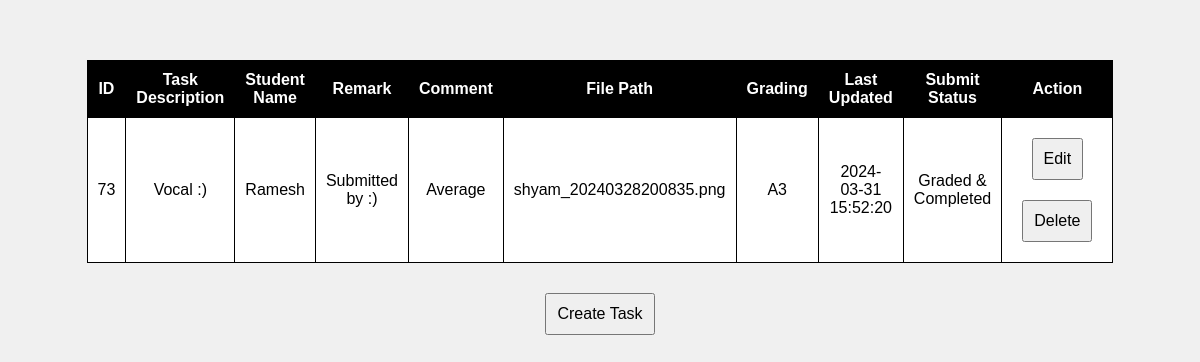
The app's page /admin/indexes/task_index.php, older data.
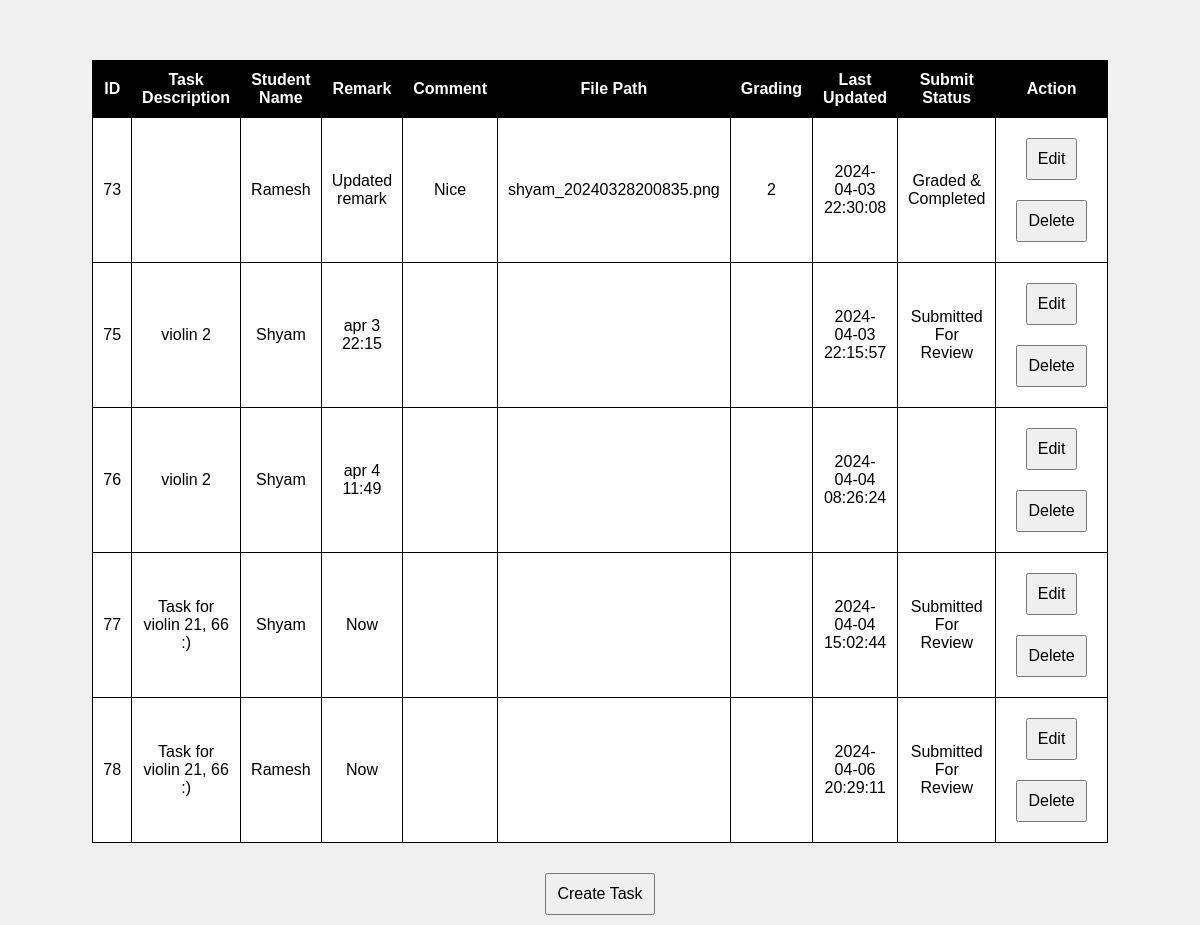
The same page, newer data.
### tables this page shows
CREATE TABLE `tasks` (
  `task_manager_id` int(11) NOT NULL,
  `task_parent_id` int(11) DEFAULT NULL,
  `user_parent_id` int(11) DEFAULT NULL,
  `remark` varchar(255) DEFAULT NULL,
  `comment` varchar(255) DEFAULT NULL,
  `file_path` varchar(255) DEFAULT NULL,
  `grading` varchar(255) DEFAULT NULL,
  `last_updated` varchar(255) DEFAULT NULL,
  `submit_status` enum('Pending','Submitted For Review','Graded & Completed') DEFAULT NULL
);

CREATE TABLE `class_tasks` (
  `task_id` int(11) NOT NULL,
  `task_desc` varchar(255) DEFAULT NULL,
  `course_parent_id` int(11) DEFAULT NULL,
  `date_parent_id` int(11) DEFAULT NULL,
  `task_file` varchar(255) DEFAULT NULL,
  `task_deadline` date DEFAULT NULL,
  `task_status` enum('Active','Inactive') DEFAULT NULL
);

CREATE TABLE `users` (
  `user_id` int(11) NOT NULL,
  `user_name` varchar(255) NOT NULL,
  `user_password` varchar(255) NOT NULL,
  `user_type` enum('Student','Teacher','None') NOT NULL DEFAULT 'None',
  `user_status` enum('Active','Inactive') NOT NULL
);

### admin/indexes/task_index.php (the view, shortened to what this page needs)
<!DOCTYPE html>
<html>
<head>
</head>
<body>
<h2 id="responseMessageTask">&nbsp;</h2>
<div id="updateTableContainerTask">
    <?php
    include("../db.php");
    $sql = "SELECT t.*,
    u.user_name,
    ct.task_desc
    FROM tasks t
    LEFT JOIN users u ON t.user_parent_id = u.user_id
    LEFT JOIN class_tasks ct ON t.task_parent_id = ct.task_id";
    $result = $conn->query($sql);
    if ($result->num_rows > 0) {
        echo "<table>";
        echo "<tr><th>ID</th><th>Task Description</th><th>Student Name</th><th>Remark</th><th>Comment</th><th>File Path</th><th>Grading</th><th>Last Updated</th><th>Submit Status</th><th>Action</th></tr>";
        while ($row = $result->fetch_assoc()) {
            echo "<tr>";
            echo "<td>{$row['task_manager_id']}</td>";
            echo "<td>{$row['task_desc']}</td>";
            echo "<td>{$row['user_name']}</td>";
            echo "<td>{$row['remark']}</td>";
            echo "<td>{$row['comment']}</td>";
            echo "<td>{$row['file_path']}</td>";
            echo "<td>{$row['grading']}</td>";
            echo "<td>{$row['last_updated']}</td>";
            echo "<td>{$row['submit_status']}</td>";
            echo "<td>";
            echo "<button onclick=\"showFormTask('edit_mode_task', {$row['task_manager_id']})\">Edit</button>";
            echo "<button onclick=\"showFormTask('delete_mode_task', {$row['task_manager_id']})\">Delete</button>";
            echo "</td>";
            echo "</tr>";
        }
        echo "</table>";
    } else {
        echo "No tasks found.";
    }
    ?>
</div>
<button onclick="showFormTask('create_mode_task', null)">Create Task</button>
</body>
</html>

### admin/indexes/task_index.php (style rules this page uses)
body { background-color: #f0f0f0; font-family: Arial, sans-serif; text-align: center; margin: 0; padding: 0; }
table { border-collapse: collapse; width: 80%; margin: 20px auto; background-color: #fff; }
th, td { border: 1px solid #000; padding: 10px; }
th { background-color: #000; color: #fff; }
button { padding: 10px; font-size: 16px; margin: 10px; }
#responseMessageTask { height: 20px; }

Row changes from the older to the newer data that the page shows:
changed tasks "shyam_20240328200835.png": remark "Submitted by :)" → "Updated remark"; comment "Average" → "Nice"; grading "A3" → "2"; last_updated "2024-03-31 15:52:20" → "2024-04-03 22:30:08"; class_tasks.task_desc "Vocal :)" → (not shown)
added tasks: task_manager_id "75", class_tasks.task_desc "violin 2", users.user_name "Shyam", remark "apr 3 22:15", last_updated "2024-04-03 22:15:57", submit_status "Submitted For Review"
added tasks: task_manager_id "76", class_tasks.task_desc "violin 2", users.user_name "Shyam", remark "apr 4 11:49", last_updated "2024-04-04 08:26:24"
added tasks: task_manager_id "77", class_tasks.task_desc "Task for violin 21, 66 :)", users.user_name "Shyam", remark "Now", last_updated "2024-04-04 15:02:44", submit_status "Submitted For Review"
added tasks: task_manager_id "78", class_tasks.task_desc "Task for violin 21, 66 :)", users.user_name "Ramesh", remark "Now", last_updated "2024-04-06 20:29:11", submit_status "Submitted For Review"
